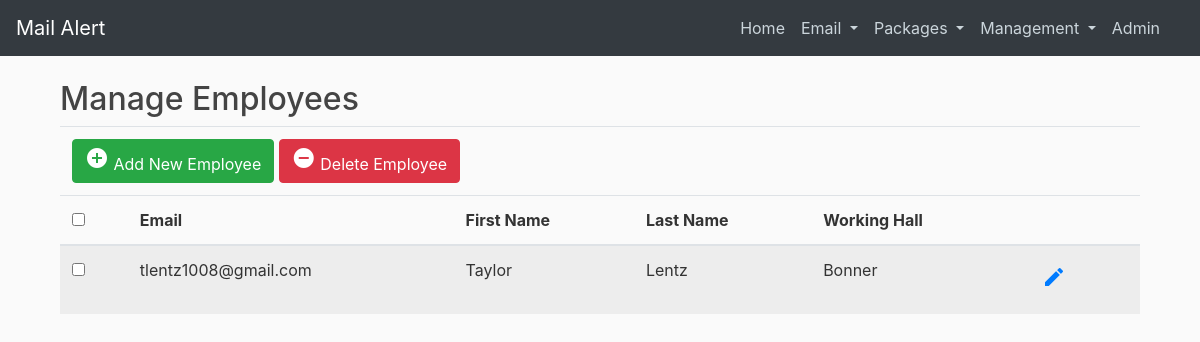
Page /management on the earlier database version.
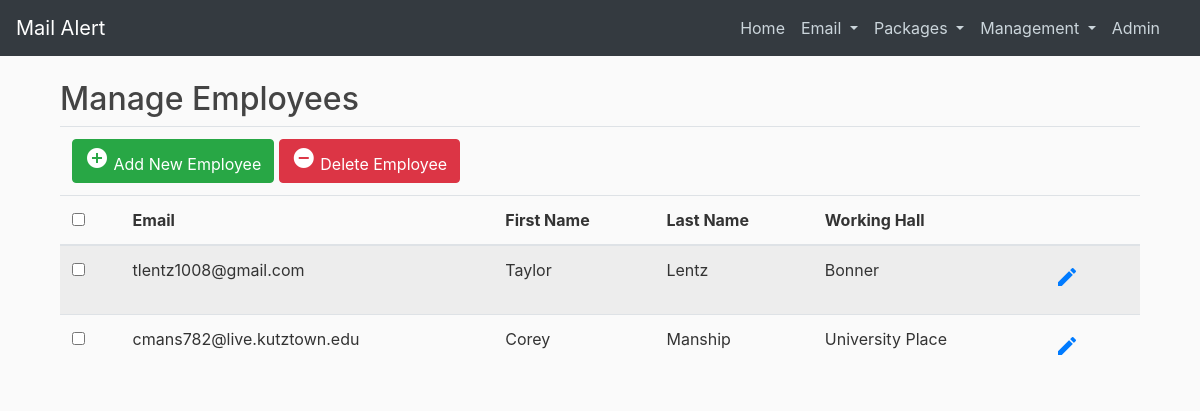
Same page on the later database version.
### mailalert/models.py (models this page shows, shortened)
class Employee(db.Model, UserMixin):
    id = db.Column(db.Integer, primary_key=True)
    email = db.Column(db.String(120), unique=True, nullable=False)
    fname = db.Column(db.String(100), nullable=False)
    lname = db.Column(db.String(100), nullable=False)
    workinghall = db.Column(db.String(2), nullable=False)
    password = db.Column(db.String(60), nullable=False)

### mailalert/employees/routes.py (the view, shortened to what this page needs)
@employees.route("/management", methods=['GET', 'POST'])
def management():
    form = ManagementForm()
    employees = Employee.query.all()
    return render_template('management.html', title='Management', form=form, employees=employees)

### mailalert/employees/forms.py (shortened to what this page needs)
class ManagementForm(FlaskForm):
    email = StringField('Email ', validators=[DataRequired(), Email()])
    firstName = StringField('First Name', validators=[DataRequired()])
    lastName = StringField('Last Name', validators=[DataRequired()])
    hall = SelectField('Working Hall', choices=[('Dixon North', 'Dixon North'), ('Dixon South', 'Dixon South'), ('Village South', 'Village South'),
                                                ('University Place', 'University Place'), ('Bonner', 'Bonner'), ('Johnson', 'Johnson'),
                                                ('Schuylkill', 'Schuylkill'), ('Lehigh', 'Lehigh'), ('Beck', 'Beck'),
                                                ('Berks', 'Berks'), ('Deatrick', 'Deatrick'), ('Rothermel', 'Rothermel'), ('Honors', 'Honors')])
    submit = SubmitField('Submit')

### mailalert/templates/management.html (shortened to what this page needs)
{% extends "layout_with_navbar.html" %}
{%block content %}
<head>
</head>
<body>
	<div class="container">
		<form action="{{ url_for('employees.delete_employee') }}" method="POST">
			<div class="table-wrapper">
				<div class="table-title">
					<div class="row">
						<div class="col-sm-6">
							<h2>Manage Employees</h2>
						</div>
					</div>
				</div>
				<table class="table table-striped table-hover">
					<thead>
						<tr>
							<div class="btn-toolbar float-right">
								<td colspan="7">
									<a href="#addEmployeeModal" class="btn btn-success" data-toggle="modal"><i
											class="material-icons">&#xE147;</i> <span>Add New Employee</span></a>
									<a href="#deleteEmployeeModal" class="btn btn-danger" data-toggle="modal"><i
											class="material-icons">&#xE15C;</i> <span>Delete Employee</span></a>
								</td>
							</div>
						</tr>
						<tr>
							<th>
								<span class="custom-checkbox">
									<input type="checkbox" id="selectAll" />
								</span>
							</th>
							<th>Email</th>
							<th>First Name</th>
							<th>Last Name</th>
							<th>Working Hall</th>
							<th></th>
						</tr>
					</thead>
					{% for employee in employees %}
						<tr>
							<td><span class="custom-checkbox">
									<input type="checkbox" name="del_employees" value="{{ employee.id }}" />
								</span></td>
							<td>{{ employee.email }}</td>
							<td>{{ employee.fname }}</td>
							<td>{{ employee.lname }}</td>
							<td>{{ employee.workinghall }}</td>
							<td>
								<a href="#editEmployeeModal" align="center" class="btn edit" title="Edit" value="{{ employee.id }}" id="edit" data-toggle="modal">
									<i class="material-icons">&#xE254;</i>
								</a>
							</td>
						</tr>
					{% endfor %}
				</table>
			</div>
		</form>
	</div>
</body>
{% endblock %}

### mailalert/templates/layout_with_navbar.html (shortened to what this page needs)
<!DOCTYPE html>
<html>
<head>
  <link rel="stylesheet" href="https://maxcdn.bootstrapcdn.com/bootstrap/4.0.0/css/bootstrap.min.css"
>
  <link rel="stylesheet" type="text/css" href="{{ url_for('static', filename='main.css') }}">
  <link rel="stylesheet" href="https://maxcdn.bootstrapcdn.com/font-awesome/4.7.0/css/font-awesome.min.css">
</head>
<body>
  <header class="site-header">
    <nav class="navbar navbar-expand-lg navbar-dark bg-dark fixed-top">
      <a class="navbar-brand" href="/">Mail Alert</a>
      <div class="collapse navbar-collapse" id="navbarNavDropdown">
        <ul class="navbar-nav ml-auto">
          <li class="nav-item">
            <a class="nav-link" href="/">Home <span class="sr-only">(current)</span></a>
          </li>
          <li class="nav-item dropdown">
            <a class="nav-link dropdown-toggle" href="#" id="navbarDropdownMenuLink" data-toggle="dropdown"
              aria-haspopup="true" aria-expanded="false">
              Email
            </a>
          </li>
          <li class="nav-item dropdown">
            <a class="nav-link dropdown-toggle" href="#" id="navbarDropdownMenuLink" data-toggle="dropdown"
              aria-haspopup="true" aria-expanded="false">
              Packages
            </a>
          </li>
          <li class="nav-item dropdown">
            <a class="nav-link dropdown-toggle" href="#" id="navbarDropdownMenuLink" data-toggle="dropdown"
              aria-haspopup="true" aria-expanded="false">
              Management
            </a>
          </li>
          <li class="nav-item">
            <a class="nav-link" href="{{ url_for('admin.index') }}">Admin<span class="sr-only">(current)</span></a>
          </li>
          <li class="nav-item dropdown">
              <a class="nav-link active" href="#" id="navbarDropdownMenuLink" data-toggle="dropdown"
                aria-haspopup="true" aria-expanded="false">
              </a>
            </li>
        </ul>
      </div>
    </nav>
  </header>
  <main role="main" class="container">
    <div class="row">
      <div class="col-md-12">
        {% block content %}{% endblock %}
    </div>
  </main>
</body>
</html>

### mailalert/static/main.css (style rules this page uses)
body { background: #fafafa; color: #333333; margin-top: 5rem; }
h1, h2, h3, h4, h5, h6 { color: #444444; }
.site-header .navbar-nav .nav-link { color: #cbd5db; }
.site-header .navbar-nav .nav-link.active { font-weight: 500; }

Differences in the rows shown:
added Employee: email "cmans782@live.kutztown.edu", fname "Corey", lname "Manship", workinghall "University Place", {{ employee.id }} 2 (drawn)
